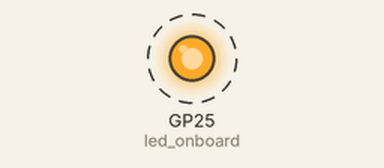
Simulated run of this program. Board: Raspberry Pi Pico running MicroPython. On the bench: output pins drawn as LEDs (lit = HIGH). Dashed ring = blinking.

Above: at 0.5 s.
Timing chart, 0 to 4.6 s (numbered marks = the images above):
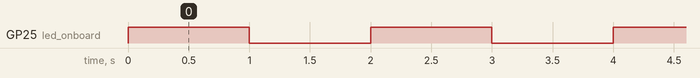

The program:

main.py
```python
import machine
import utime

#Define on-board led whitch pin is no 25.

led_onboard = machine.Pin(25,machine.Pin.OUT)

#Start while loop.
while True:
  #give led value 1 so led get turn on
  led_onboard.value(1)

  #sleep(1) it turn led on for one sec.
  utime.sleep(1)

  #give led value 0 so led get turn off
  led_onboard.value(0)

  #sleep(0) it turn led off for one sec
  utime.sleep(1)
```

Measured:
- by itself, GP25 (led_onboard): alternates HIGH for 1.0 s and LOW for 1.0 s
